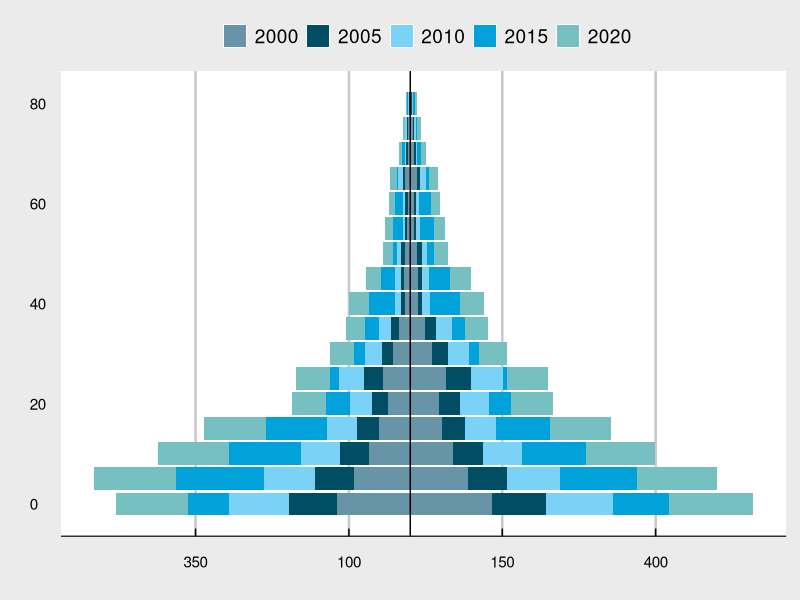

This figure's R source:
## ---- chunk 1
library(tidyverse)
options(scipen = 9)
setwd("/mywd/")
mydt  <-  read_csv("mydataset.csv")%>% filter(iso=='UGA')
## ---- chunk 2
# reformat the dataset using tidy 

newdf <- mydt %>% gather(variable, value,6:761) %>% separate(variable,c('year','sex', 'age'), sep='_') %>% mutate(sex=if_else(sex=='F','female','male')) %>% 
  spread(year, value) %>% 
  mutate(age2=recode(age, '1'='0-4', '4'='0-4', '5'='5-9','10'='10-14','15'='15-19', '20'='20-24', '25'= '25-29', '30'='30-34', '35'='35-39', '40'='40-44', '45'='45-49', '50'='50-54', '55'='55-59', '60'='60-64', '65'='65-69', '70'='70-74', '75'='75-79', '80'='80+')) %>% 
  mutate(age=recode(age, '1'='0', '4'='0'))

newdf$age <- as.numeric(newdf$age)
newdf1 <- newdf %>% 
  mutate(ageno = as.numeric(age) - 0.5)

# select one administrative unit
newdf2 <- newdf1 %>%
  select(c(1:7, 29, 30, 8, 13, 18, 23, 28)) %>%
  gather(key = year, value = pop, 10:14) %>%
  # mutate(pop = pop/1e03) %>%
  filter(iso == "UGA"&adm_id==c("UGMIS2014452022"), year %in% c(2000, 2005, 2010, 2015, 2020))

newdf4 <- newdf2 %>%
  group_by(iso, adm_id, id, year, sex, age, age2, ageno) %>% 
  summarise(pop= sum(pop)) %>%
  mutate(ageno = ageno + 1)

library(ggthemes) 
ggplot(data = newdf4, aes(x = age, y = pop/1000, fill = year)) +
  #bars for all but 2100
  geom_bar(data = newdf4 %>% filter(sex == "female", year != 2100) %>% arrange(rev(year)),
           stat = "identity",
           position = "identity", width = 4.5) +
  geom_bar(data = newdf4 %>% filter(sex == "male", year != 2100) %>% arrange(rev(year)),
           stat = "identity",
           position = "identity",
           mapping = aes(y = -pop/1000)) +
  coord_flip() +
  scale_y_continuous(labels = abs, breaks = seq(-600, 600, 250)) +
  geom_hline(yintercept = 0) +
  theme_economist_white(horizontal = FALSE) +
  scale_fill_economist() +
  labs(fill = "", x = "", y = "")

